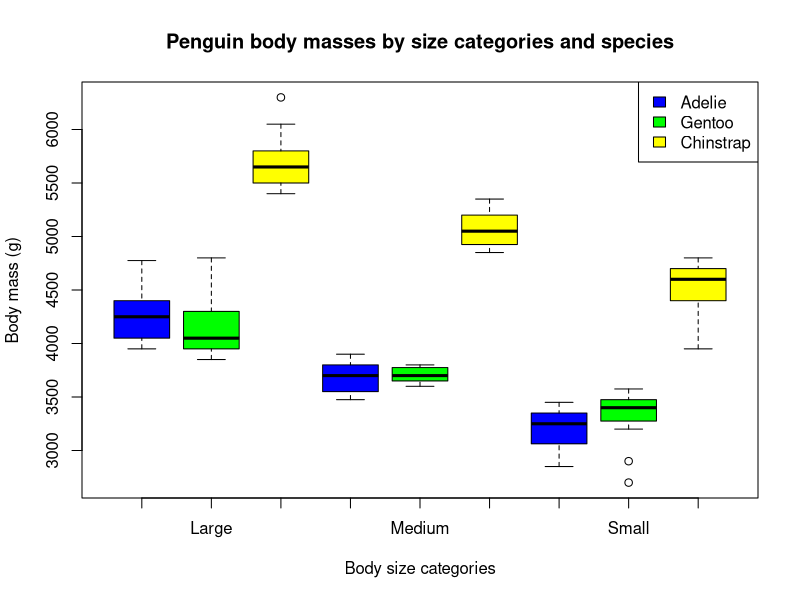

Generate this figure with R: (Note: this script raises an error after producing the figure.)
# Quantitative Methods in Ecology and Evolution, Homework 4
# Nathan Lin, Kristine Schoenecker, and Elizabeth Braatz
# September 25, 2025
# Coding in R 2: functions

# This is a super cool one where I am making a function that takes in a dataframe 
  # and some relevant column names and I am automatically assigning groups based 
  # on the value of a continuous variable and where it lies in the overall distribution
# If I want to vectorize perhaps I can use between?? 
  # can do between(negative infinity, first breakpoint) and same with last and positive infinity


library(palmerpenguins)

# Question 1a - making the continuous to binary function
continuous_to_binary <- function(values, breakpoint, first_label, second_label) {
  # Takes a value or vector, a break point, and labels for each group
  # Values less than or equal to the break point will be part of the first group
  # Values higher than the break point will be part of the second group.
  which_group <- values <= breakpoint
  # The function ifelse works for binary data since I can just make it true/false
  # If I had more than 2 cases I would use if statements
  labels_subbed <- ifelse(which_group, first_label, second_label)
  return(labels_subbed)
}

# Question 1b - small and large penguins
# Just take a look at penguins dataset first, width=Inf prevents truncation
print(penguins, n=3, width=Inf)
# Let's see what the min and max and average are for body mass
print(c(range(penguins$body_mass_g, na.rm=TRUE), 
        mean(penguins$body_mass_g, na.rm=TRUE)))
# Add a new column to penguins based on body mass
penguins$body_mass_binary <- continuous_to_binary(penguins$body_mass_g, 4200, "small", "large")
# Did it work? looks like it
print(penguins$body_mass_binary)

# Question 2a - any number of break points
continuous_to_categorical <- function(values, breakpoints, category_labels) {
  # This assumes the breakpoints and label_categories vectors are ordered,
    # and that breakpoints is 1 element smaller than label_categories.
  # This is our storage vector
  converted_values <- character(length(values))
  # Go through each value (it would be nice if this was vectorizable)
  # Seq in R makes the range, range gives you the min and max
  for (value_number in seq(length(values))) {
    # NA will crash the function unless I do this
    if (is.na(values[value_number])) {
      converted_values[value_number] <- NA
      # Continues with the next thing in the loop
      next
    }
    # Otherwise, evaluate if it's less than or equal to each breakpoint at a time
    for (breakpoint_number in seq(length(breakpoints))) {
      # If value is less than breakpoint we assign label and stop looping
      if (values[value_number] <= breakpoints[breakpoint_number]) {
        # Assign the label, which is the corresponding index in label_categories EXCEPT for the last one
        converted_values[value_number] <- category_labels[breakpoint_number]
        # Stop the loop
        break
      }
    }
    # If the label wasn't assigned yet after we hit the last breakpoint it's the last label by default
    if (converted_values[value_number] == "") {
      # NEGATIVE INDEXING DROPS THE ELEMENT IN R IT DOES NOT ACCESS THE LAST
      converted_values[value_number] <- tail(category_labels, n=1)
    }
  }
  return(converted_values)
}

# Test omg it works!!!!
continuous_to_categorical(c(1:10), breakpoints=c(2, 4, 6, 8), category_labels=c("below 2", "below 4", "below 6", "below 8", "above 8"))
# Second test with NA things
continuous_to_categorical(c(2, NA, 3), breakpoints=c(2.5), category_labels=c("small", "large"))

# Question 2b - small, medium, and large penguins
# Look at a range again
range(penguins$body_mass_g, na.rm=TRUE)
# I'll make the cutoffs 3900 and 5100
penguins$body_mass_sml <- continuous_to_categorical(penguins$body_mass_g, c(3900, 5100), c("small", "medium", "large"))

# Question 3a - I'll do quantiles for 2 breakpoints aka small medium large
# First let's do Adelie
adelie_penguins <- subset(penguins, species == "Adelie")
quantile(adelie_penguins$body_mass_g, probs=seq(0, 1, 1/3), na.rm=TRUE)
  # Small (<= 3450), Medium (<= 3900), Large (above that)
# Then Gentoo 
gentoo_penguins <- subset(penguins, species == "Gentoo")
quantile(gentoo_penguins$body_mass_g, probs=seq(0, 1, 1/3), na.rm=TRUE)
  # Small (<= 4800), Medium (<= 5350), Large (above that)
# Finally Chinstrap
chinstrap_penguins <- subset(penguins, species == "Chinstrap")
quantile(chinstrap_penguins$body_mass_g, probs=seq(0, 1, 1/3), na.rm=TRUE)
  # Small (<= 3583), Medium (<= 3833), Large (above that)
# We could say for each species something like small penguins being less than or equal to the 50% quantile

# Question 3b - update our function to account for species differences
continuous_to_categorical_by_species <- function(dataframe, species_vector, species_specific_breakpoints, category_labels) {
  # This assumes the species and breakpoint species order match, 
    # and that the breakpoints and label_categories vectors are ordered,
    # and that each breakpoints vector is 1 element smaller than label_categories.
  # This also assumes our dataframe will have values and species in the "body_mass_g" and "species" columns
  # We'll store the results in a new column called body_mass_cat and return the updated dataframe
  
  # We will be subsetting the dataframe and will need to join them together after proccessing
  dataframes_storage <- list()
  # Iterate through the species first and foremost
  for (species_number in seq(length(species_vector))) {
    # First isolate the rows with the species in question ([rows, cols])
    relevant_entries <- dataframe[dataframe$species == species_vector[species_number],]
    # Get the breakpoints - R does not support vectors in vectors so species_specific_breakpoints must be a list
    species_breakpoints <- species_specific_breakpoints[[species_number]]
    # Make storage vector for our current species
    converted_values <- character(nrow(relevant_entries))
    # Iterate through each of the values for the current species
    relevant_values <- relevant_entries$body_mass_g
    for (value_number in seq(length(relevant_values))) {
      # Deal with NA again
      if (is.na(relevant_values[value_number])) {
        converted_values[value_number] <- NA
        # Continue with the loop
        next
      }
      # Otherwise evaluate if it's less than or equal to each breakpoint at a time
      for (breakpoint_number in seq(length(species_breakpoints))) {
        # If value is less than breakpoint we assign label and stop looping
        if (relevant_values[value_number] <= species_breakpoints[breakpoint_number]) {
          # Assign label 
          converted_values[value_number] <- category_labels[breakpoint_number]
          # Get out of the for loop
          break
        }
      }
      # If label wasn't assigned yet after we hit the last breakpoint it's the last label
      if (converted_values[value_number] == "") {
        # Assign as the last label
        converted_values[value_number] <- tail(category_labels, n=1)
      }
    }
    # Add the converted values to the relevant entries
    relevant_entries$body_mass_sml_by_species <- converted_values
    # Store the finished subset for later joining
    dataframes_storage[[species_number]] <- relevant_entries
  }
  # Join the subsetted dataframes back together
  updated_dataframe <- do.call(rbind, dataframes_storage)
  # End by returning the new dataframe
  return(updated_dataframe)
}

# Question 3c - apply this to penguins holy moly it actually works after like 20 tries
size_categories_by_species_penguins <- continuous_to_categorical_by_species(dataframe=penguins,
                                                                            species_vector=c("Adelie", "Gentoo", "Chinstrap"),
                                                                            species_specific_breakpoints=list(c(3450, 3900), c(4800, 5350), c(3583, 3833)),
                                                                            category_labels=c("small", "medium", "large"))


# Question 4 - make a box plot
continuous_to_categorical_by_species_boxplot <- function(dataframe, species_vector, species_specific_breakpoints, category_labels) {
  # This assumes the species and breakpoint species order match, 
  # and that the breakpoints and label_categories vectors are ordered,
  # and that each breakpoints vector is 1 element smaller than label_categories.
  # This also assumes our dataframe will have values and species in the "body_mass_g" and "species" columns
  # We'll store the results in a new column called body_mass_cat and return the updated dataframe
  
  # We will be subsetting the dataframe and will need to join them together after proccessing
  dataframes_storage <- list()
  # Iterate through the species first and foremost
  for (species_number in seq(length(species_vector))) {
    # First isolate the rows with the species in question ([rows, cols])
    relevant_entries <- dataframe[dataframe$species == species_vector[species_number],]
    # Get the breakpoints - R does not support vectors in vectors so species_specific_breakpoints must be a list
    species_breakpoints <- species_specific_breakpoints[[species_number]]
    # Make storage vector for our current species
    converted_values <- character(nrow(relevant_entries))
    # Iterate through each of the values for the current species
    relevant_values <- relevant_entries$body_mass_g
    for (value_number in seq(length(relevant_values))) {
      # Deal with NA again
      if (is.na(relevant_values[value_number])) {
        converted_values[value_number] <- NA
        # Continue with the loop
        next
      }
      # Otherwise evaluate if it's less than or equal to each breakpoint at a time
      for (breakpoint_number in seq(length(species_breakpoints))) {
        # If value is less than breakpoint we assign label and stop looping
        if (relevant_values[value_number] <= species_breakpoints[breakpoint_number]) {
          # Assign label 
          converted_values[value_number] <- category_labels[breakpoint_number]
          # Get out of the for loop
          break
        }
      }
      # If label wasn't assigned yet after we hit the last breakpoint it's the last label
      if (converted_values[value_number] == "") {
        # Assign as the last label
        converted_values[value_number] <- tail(category_labels, n=1)
      }
    }
    # Add the converted values to the relevant entries
    relevant_entries$body_mass_sml_by_species <- converted_values
    # Store the finished subset for later joining
    dataframes_storage[[species_number]] <- relevant_entries
  }
  # Join the subsetted dataframes back together
  updated_dataframe <- do.call(rbind, dataframes_storage)
  # End with making a boxplot
  boxplot(body_mass_g ~ species + body_mass_sml_by_species, 
          data=updated_dataframe, names=c("", "Large", "", "", "Medium", "", "", "Small", ""),
          col=c("blue", "green", "yellow"), main="Penguin body masses by size categories and species",
          cex.lab=1, cex.axis=1, xlab="Body size categories", ylab="Body mass (g)")
  legend("topright", fill=c("blue", "green", "yellow"), 
          legend=c("Adelie", "Gentoo", "Chinstrap"))
}

# Run it with penguins
size_categories_by_species_penguins_boxplot <- continuous_to_categorical_by_species_boxplot(dataframe=penguins,
                                                                            species_vector=c("Adelie", "Gentoo", "Chinstrap"),
                                                                            species_specific_breakpoints=list(c(3450, 3900), c(4800, 5350), c(3583, 3833)),
                                                                            category_labels=c("small", "medium", "large"))

# Another way to do it with ggplot thanks to Elizabeth: (requires ggplot2)
alt_boxplot <- ggplot(size_categories_by_species_penguins, aes(x = body_mass_sml_by_species, y = body_mass_g, fill = species)) + 
  geom_boxplot() + 
  labs(title = "Boxplot of Penguin Sizes by Species", x = "Body Size Category", y = "Body Mass (g)") +
  theme_classic() +
  scale_x_discrete(labels = c("large" = "Large", "medium" = "Medium", "small" = "Small"))


# Question 5 - the most hands-off version possible with no breakpoint specifications

# No breakpoints needed because we are automatically determining them inside
# Breakpoints determiner is where we have already-established groups with unique breakpoints 
  # Like penguin species (each species gets a set of breakpoints)
# Values to assign group by is the continuous variable
# We'll store the results in a new column called assigned_category and return the updated dataframe
ok_final_function <- function(dataframe, breakpoints_determiner_colname,
                              values_to_assign_group_by_colname, category_labels) {
  # First make the storage column
  dataframe$assigned_category <- ""
  # We will be subsetting the dataframe and will need to join them together after proccessing
  dataframes_storage <- list()
  # First we need to see how many breakpoints we will have
  how_many_breakpoints <- length(category_labels) - 1
  # We will start by establishing the breakpoints for each group
  # Turns out R takes the variable name after $ literally so we need to pull the column with [[]]  
  for (breakpoint_determiner in unique(dataframe[[breakpoints_determiner_colname]])) {
    # Take out the observations in the group to see the distribution
    relevant_values <- dataframe[(dataframe[[breakpoints_determiner_colname]] == breakpoint_determiner), values_to_assign_group_by_colname][[values_to_assign_group_by_colname]]
      # this works too: relevant_values <- subset(dataframe, breakpoints_determiner_colname == breakpoint_determiner)
    # Use quantile to determine our breakpoints (it looks messy but gets rid of the 0th and 100th quantile)
    # This is a double apparently
    breakpoints_for_this_group <- quantile(relevant_values, na.rm=TRUE,
                                           probs=seq(from=(1/(how_many_breakpoints + 1)), 
                                                      to=(how_many_breakpoints/(how_many_breakpoints + 1)), 
                                                      by=(1/(how_many_breakpoints + 1))))
    # Make storage vector for our current species
    converted_values <- character(length(relevant_values))
    # Iterate through each of the values for the current species
    for (value_number in seq(length(relevant_values))) {
      # Deal with NA values
      if (is.na(relevant_values[value_number])) {
        converted_values[value_number] <- NA
        # Continue with the loop
        next
      }
      # Otherwise evaluate if it's less than or equal to each breakpoint at a time
      for (breakpoint_number in seq(length(breakpoints_for_this_group))) {
        # If value is less than breakpoint we assign label and stop looping
        if (as.numeric(relevant_values[value_number]) <= breakpoints_for_this_group[breakpoint_number]) {
          # Assign label 
          converted_values[value_number] <- category_labels[breakpoint_number]
          # Get out of the for loop
          break
        }
      }
      # If label wasn't assigned yet after we hit the last breakpoint it's the last label
      if (converted_values[value_number] == "") {
        # Assign as the last label
        converted_values[value_number] <- tail(category_labels, n=1)
      }
    }
    # Add the converted values to the relevant entries
    dataframe[(dataframe[[breakpoints_determiner_colname]] == breakpoint_determiner), ]$assigned_category <- converted_values
  }
  return(dataframe)
}

# Testing with 5 categories
with_5_categories <- ok_final_function(penguins, "species", "body_mass_g", c("Extra Small", "Small", "Medium", "Large", "Extra Large"))
# Box plot for fun
boxplot(body_mass_g ~ species + assigned_category, 
        data=with_5_categories, names=c("", "XL", "", "", "L", "", "", "M", "", "", "S", "", "", "XS", ""),
        col=c("blue", "green", "yellow"), main="Penguin body masses by size categories and species",
        cex.lab=1, cex.axis=1, xlab="Body size categories", ylab="Body mass (g)")
legend("topright", fill=c("blue", "green", "yellow"), 
       legend=c("Adelie", "Gentoo", "Chinstrap"))

# ggplot way thanks to Elizabeth
second_boxplot_ggplot <- ggplot(with_5_categories, aes(x = assigned_category, y = body_mass_g, fill = species)) + 
  geom_boxplot() + 
  labs(title = "Boxplot of Penguin Sizes by Species and Size Categories", x = "Body Size Category", y = "Body Mass (g)") +
  theme_classic()
